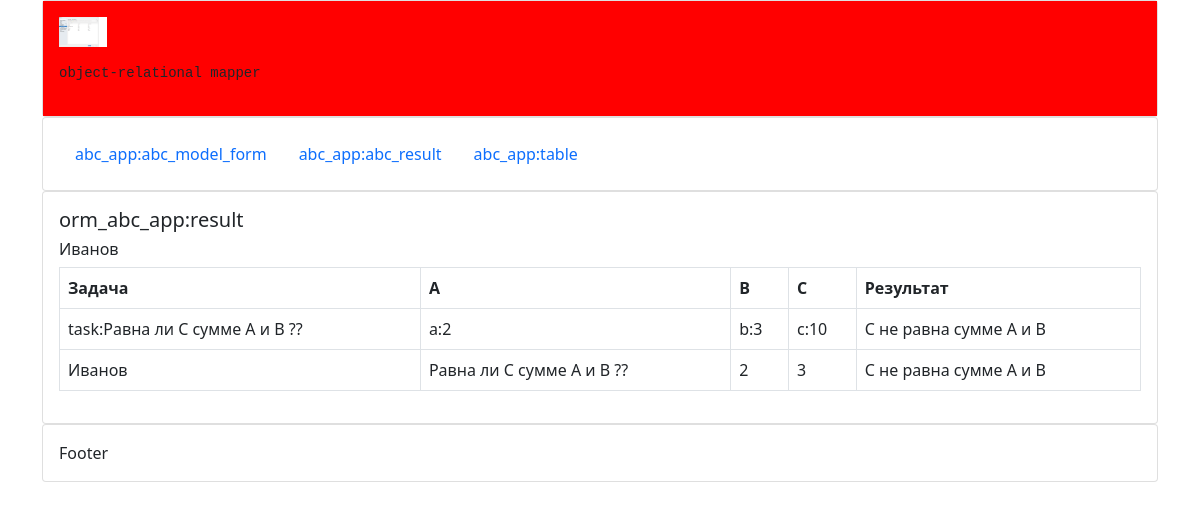
The page /abc_app/abc_result/ on the database its author committed.
### abc_app/models.py (models this page shows)
class AbcModel(models.Model):
    student = models.CharField(
        verbose_name="Фамилия студента",
        default="Иванов",
        max_length=255,
    )
    task = models.CharField(
        verbose_name="Формулировка  задачи",
        default="Равна ли С сумме A и B ??",
        max_length=255,
    )
    a = models.IntegerField(
        verbose_name="Значение А", default=2, help_text="Подсказка для значения А",
    )
    b = models.IntegerField(
        verbose_name="Значение B", default=3, help_text="Подсказка для значения B",
    )
    c = models.IntegerField(
        verbose_name="Значение С",
        choices=c_choices,
        default=10,
    )
    result = models.CharField(
        default="Результат не определен",
        max_length=255,
    )
    current_date = models.DateTimeField(
        verbose_name="Дата изменения(save)", auto_now=True
    )
    def __str__(self):
        return f"self.id:{self.id}; self.task:{self.task}"
    class Meta:
        verbose_name = "A_B_C_Таблица"
        verbose_name_plural = "A_B_C_Таблицы"
        ordering = ("student", )

### abc_app/views.py (the view)
# urls.py: path('abc_result/', views.abc_result, name='abc_result'),
def abc_result(request):
    object_list = AbcModel.objects.all().order_by("-id")
    print("\n\nobject_list: ", object_list)
    last_object = object_list.values("task", "a", "b", "c")[0]
    print("\n\nlast_object: ", last_object)
    task_formulation = object_list.values("task")[0]
    task_id = object_list.values("id")[0]["id"]
    print("task_id task_formulation: ", task_id, task_formulation)
    result = solution(last_object["a"], last_object["b"], last_object["c"])
    print("\nresult: ", result)
    update_obj = AbcModel.objects.filter(id=task_id)
    update_result = result
    update_obj.update(result = update_result )
    values_list = object_list.values_list()[0]
    print("\nvalues_list: ", values_list)
    task_formulation = values_list[1]
    print("\ntask_formulation: ", task_formulation)
    last_values = [values_list[1], values_list[2], values_list[3], values_list[4]]
    print("\nlast_values:", last_values)
    context = {
        "last_object": last_object,
        "task_formulation": task_formulation,
        "last_values": last_values,
        "result": result,
    }
    return render(request, "abc_result.html", context)

### abc_app/views.py (called while the page is built)
def solution(a, b, c):
    if a + b == c:
        result = " С равна сумме A и B"
    else:
        result = "С не равна сумме A и B"
    return result

### abc_app/templates/abc_result.html (shortened to what this page needs)
{% extends 'layout.html' %}
{% block content %}
    <h5>orm_abc_app:result</h5>
    <h6>{{ task_formulation }}</h6>
    <table class="table table-bordered">
        <thead>
        <tr>
            <th scope="col">Задача</th>
            <th scope="col">A</th>
            <th scope="col">B</th>
            <th scope="col">C</th>
            <th scope="col">Результат</th>
        </tr>
        </thead>
        <tbody style="border-top: 0px;">
        <tr>
            {% for key, value in last_object.items %}
                <td>{{ key }}:{{ value }}</td>
            {% endfor %}
            <td>{{ result }}</td>
        </tr>
        <tr>
            {% for item in last_values %}
                <td>{{ item }}</td>
            {% endfor %}
            <td>{{ result }}</td>
        </tr>
        </tbody>
    </table>
{% endblock %}

### rows shown on the page
AbcModel: student "Иванов", last_values "Иванов" "Равна ли С сумме A и B ??"

### other values the page prints
{{ key }} "task" "a" "b" "c"
{{ value }} "Равна ли С сумме A и B ??" "2" "3" "10"
{{ result }} "С не равна сумме A и B"
{{ item }} "2" "3"
